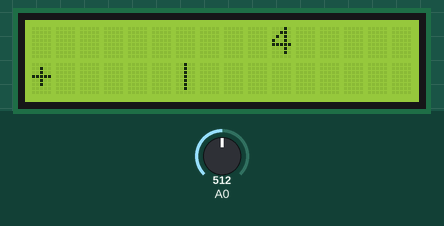
Recording of a program running on a simulated Arduino Mega 2560, built with avr-gcc and run on an emulated ATmega2560. Shown: 16×2 character LCD. The inputs (shaded band) are chosen by the test bench; at power-on: A0 = 512. Random numbers use the default seed unless the program sets one.

Above: at 3.2 s.
3.3 s: A0 set to 214
At 3.48 s:
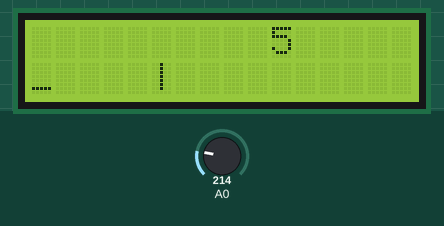
At 5.4 s:
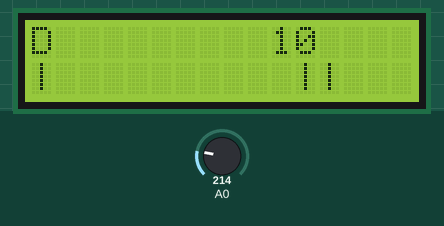
5.8 s: A0 set to 194
Timing chart, 0 to 8.8 s (numbered marks = the images above; inputs shaded):
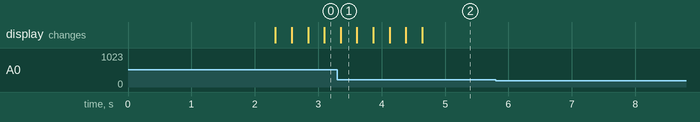

Measured:
- after the input at 5.8 s, every drawn part: stays the same

The program:

main.cpp
```cpp
#include <Arduino.h>
#include <LiquidCrystal.h>

const int RS = 8;
const int EN = 9;
const int d4 = 4;
const int d5 = 5;
const int d6 = 6;
const int d7 = 7;

LiquidCrystal lcd(RS,EN, d4,  d5,  d6,  d7);

char player = '+';
int jumprate = -1;
byte mobs[2][16] = {{0,0,0,0,0,0,0,0,0,0,0,0,0,0,0},{0,0,0,0,0,0,0,0,0,0,1,0,0,0,0}};


void displayLeft(){
    for(int i = 0;i < 16;i++)
        lcd.scrollDisplayRight();
}
void displayRight(){
    for(int i = 0;i < 16;i++)
        lcd.scrollDisplayLeft();
}
void updatePlayerPos(int &x,int &y){
    int moves = analogRead(A0);
    if(moves >= 0 && moves <= 60){
        //Right
        x+=1;
        x = min(15,x);
    }else if(moves <= 200){
        //jump
        y = 0;
        jumprate = 3;
    }else if(moves <= 400){
        //Down (( crouch))
        y=1;
        player = '_';
    }else if(moves <= 600){
        //left
        x-=1;
        x = max(0,x);
    }else if(moves <= 800){

    }
    if(moves > 400 || moves <= 200){
        player = '+';
    }
    lcd.setCursor(x ,y);
}

void renderPlayer(int x,int y){
    lcd.setCursor(x,y);
    lcd.print(player);
}
void updateMobs(byte mobs[2][16]){
    for(int y = 0;y < 2;y++){
        for(int x = 1;x < 16;x++){
            mobs[y][x-1] = mobs[y][x] ;
        }
        mobs[y][15] = 0;
    }
    bool prob = rand()%4 == 0;
    if(prob && ((mobs[1][14] & mobs[1][13] & mobs[1][12]) == 0)){
        mobs[1][15] = 1;
    }
}
void renderMobs(byte mobs[2][16]){
    for(int y = 0;y < 2;y++){
        for(int x = 0;x < 15;x++){
            lcd.setCursor(x,y);
            byte enemy = mobs[y][x];
            if(enemy == 1){
                lcd.print("|");
            }
        }
    }
}


void setup(){
    lcd.begin(16,2);
    lcd.setCursor(0,0);
    renderPlayer(0,1);
    renderMobs(mobs);
    delay(2000);
}


void loop(){
    static int x = 0;
    static int y = 1;
    static int score = 1;
    static bool alive = true;
    if(alive){
        delay(250);
        lcd.clear();
        lcd.setCursor(10,0);
        String sc = String(score);
        lcd.print(sc.c_str());
        if(jumprate == 0)
            y = 1;
        if(jumprate == -1){
            y = 1;
            updatePlayerPos(x,y);
        }else{
            jumprate--;
        }
        updateMobs(mobs);
        renderPlayer(x,y);
        renderMobs(mobs);
        if(mobs[y][x] == 1){
            alive = false;
        }else{
            score+=1;
        }
    }else{
        lcd.setCursor(10,0);
        String sc = String(score);
        lcd.print(sc.c_str());
        lcd.setCursor(0,0);
        lcd.print('D');
        delay(1000);
    }
}
```
